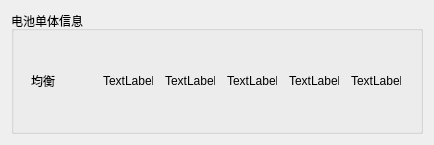
<?xml version="1.0" encoding="UTF-8"?>
<ui version="4.0">
 <class>ShowBMUNetItemClass</class>
 <widget class="QWidget" name="ShowBMUNetItemClass">
  <property name="geometry">
   <rect>
    <x>0</x>
    <y>0</y>
    <width>434</width>
    <height>145</height>
   </rect>
  </property>
  <property name="windowTitle">
   <string>ShowBMUNetItem</string>
  </property>
  <layout class="QHBoxLayout" name="horizontalLayout">
   <item>
    <widget class="QGroupBox" name="groupBox">
     <property name="title">
      <string>电池单体信息</string>
     </property>
     <layout class="QHBoxLayout" name="horizontalLayout_2">
      <item>
       <widget class="QLabel" name="label">
        <property name="maximumSize">
         <size>
          <width>60</width>
          <height>60</height>
         </size>
        </property>
        <property name="text">
         <string>均衡</string>
        </property>
       </widget>
      </item>
      <item>
       <widget class="QLabel" name="label_2">
        <property name="maximumSize">
         <size>
          <width>50</width>
          <height>50</height>
         </size>
        </property>
        <property name="text">
         <string>TextLabel</string>
        </property>
       </widget>
      </item>
      <item>
       <widget class="QLabel" name="label_3">
        <property name="maximumSize">
         <size>
          <width>50</width>
          <height>50</height>
         </size>
        </property>
        <property name="text">
         <string>TextLabel</string>
        </property>
       </widget>
      </item>
      <item>
       <widget class="QLabel" name="label_4">
        <property name="maximumSize">
         <size>
          <width>50</width>
          <height>50</height>
         </size>
        </property>
        <property name="text">
         <string>TextLabel</string>
        </property>
       </widget>
      </item>
      <item>
       <widget class="QLabel" name="label_6">
        <property name="maximumSize">
         <size>
          <width>50</width>
          <height>50</height>
         </size>
        </property>
        <property name="text">
         <string>TextLabel</string>
        </property>
       </widget>
      </item>
      <item>
       <widget class="QLabel" name="label_7">
        <property name="maximumSize">
         <size>
          <width>50</width>
          <height>50</height>
         </size>
        </property>
        <property name="text">
         <string>TextLabel</string>
        </property>
       </widget>
      </item>
     </layout>
    </widget>
   </item>
  </layout>
 </widget>
 <layoutdefault spacing="6" margin="11"/>
 <resources/>
 <connections/>
</ui>
